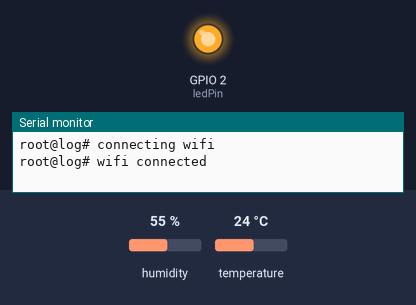
A sketch run on a simulated ESP32. On the bench: output pins drawn as LEDs (lit = HIGH), the last lines printed to the serial monitor. Inputs (shaded band) come from the test bench; at power-on: humidity 55 %, temperature 24 °C. WiFi joins after 1.5 s; servers stay silent unless stated; uploads are accepted with an empty reply.

Above: at 2.87 s.
At 6.1 s:
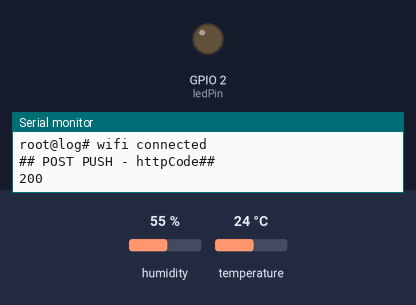
Timing chart, 0 to 10.6 s (numbered marks = the images above):
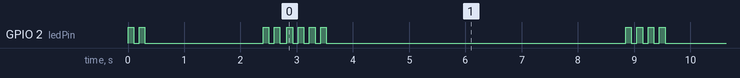

The sketch:

botaopanico.ino
```cpp
#include <WiFi.h>
#include <HTTPClient.h>
#include <ArduinoJson.h>
#include <DHT.h>

#define DHTPIN 23 // pino de dados do DHT11
#define DHTTYPE DHT11 // define o tipo de sensor, no caso DHT11

DHT dht(DHTPIN, DHTTYPE);

int bugSeila = 2147483647;
int ledPin = 2;
int buttonPin = 27;

void setup() {
  Serial.begin(115200);

  pinMode(ledPin, OUTPUT);

  connectInternet();
}

void connectInternet() {
  const char* ssid = "FRANCISCO";
  const char* password =  "francisco2018";

  WiFi.begin(ssid, password);

  piscaLed(1);
  while (WiFi.status() != WL_CONNECTED) {
    piscaLed(1);
    delay(2000);
    Serial.println("root@log# connecting wifi");
  }
  Serial.println("root@log# wifi connected");
  piscaLed(2);
}

void sendTemp(int temp, int hum) {
  String json = "{\"temp\":\"" + String(temp) + "\",\"hum\":\"" + String(hum) + "\"}";
  HTTPClient http;

  piscaLed(4);
  http.begin("http://192.168.2.13:8080/temp");
  http.addHeader("Content-Type", "application/json");
  int httpCode = http.POST(json);

  Serial.println("## POST PUSH - httpCode##");
  Serial.println(httpCode);
}

void piscaLed(int count) {
  for (int i = 0; i < count; i++) {
    digitalWrite(ledPin, HIGH);
    delay(100);
    digitalWrite(ledPin, LOW);
    delay(100);
  }
}

void loop() {
  int hum;
  int temp;

  hum = dht.readHumidity();
  temp = dht.readTemperature();

  if (!isnan(temp) && !isnan(hum))
  {
    if ((temp != bugSeila) && (hum != bugSeila)) {
      sendTemp(temp, hum);
      delay(5000);
    }
  }
}
```

Measured:
- by itself, GPIO 2 (ledPin): HIGH → LOW at 0.10 s, → HIGH 0.10 s later, → LOW 0.10 s later, → HIGH 2.1 s later, … (182 changes in this stretch)
- by itself, everything shown: repeats every 6.0 s, in 4 steps
